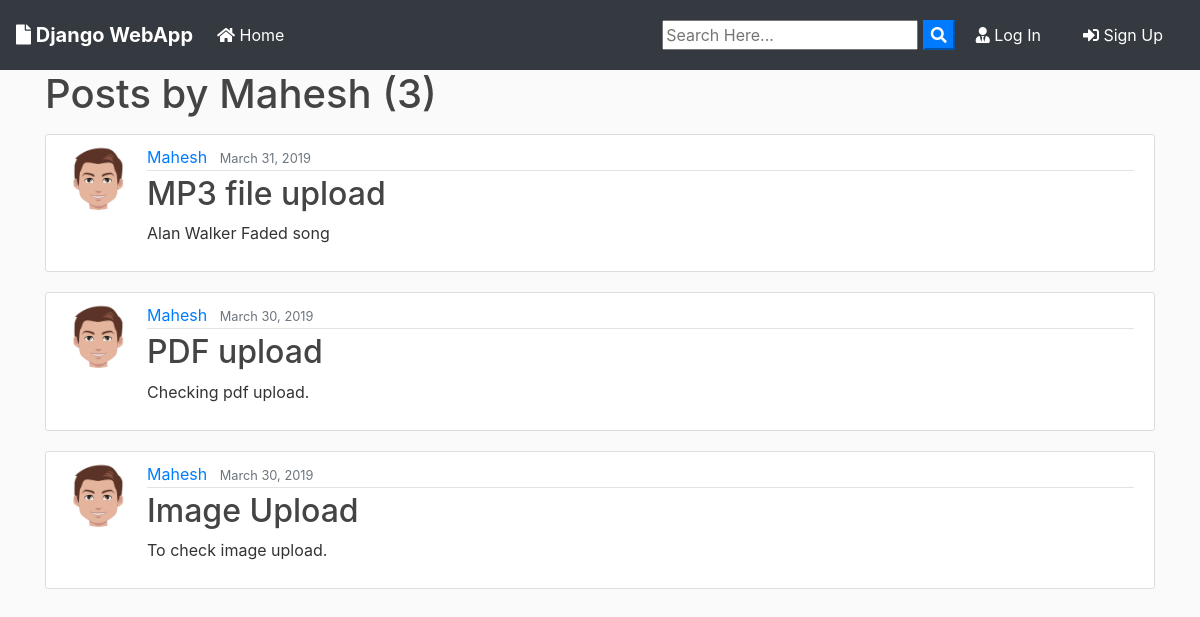
Screenshot of /user/Mahesh with the database file from the repository.
### blog/models.py (models this page shows, shortened)
class Post(models.Model):
	title = models.CharField(max_length=100)
	file = models.FileField(null=True,blank=True,upload_to='Files')
	content = models.TextField()
	date_posted = models.DateTimeField(default=timezone.now)
	author = models.ForeignKey(User, on_delete=models.CASCADE)

### users/models.py (models this page shows, shortened)
class Profile(models.Model):
    user = models.OneToOneField(User, on_delete=models.CASCADE)
    image = models.ImageField(default='default.jpg', upload_to='profile_pics')

### blog/views.py (the view)
# urls.py: path('user/<str:username>', UserPostListView.as_view(), name='user-posts'),
class UserPostListView(ListView):
    model = Post
    template_name = 'blog/user_posts.html'  # <app>/<model>_<viewtype>.html
    context_object_name = 'posts'
    paginate_by = 3
    def get_queryset(self):
        user = get_object_or_404(User, username=self.kwargs.get('username'))
        return Post.objects.filter(author=user).order_by('-date_posted')

### blog/templates/blog/user_posts.html (shortened to what this page needs)
{% extends "blog/base.html" %}
{% block content %}
    <h1 class="mb-3">Posts by {{ view.kwargs.username }} ({{ page_obj.paginator.count }})</h1>
    {% for post in posts %}
        <article class="media content-section">
          <img class="rounded-circle article-img" src="{{ post.author.profile.image.url }}">
          <div class="media-body">
            <div class="article-metadata">
              <a class="mr-2" href="{% url 'user-posts' post.author.username %}">{{ post.author }}</a>
              <small class="text-muted">{{ post.date_posted|date:"F d, Y" }}</small>
            </div>
            <h2><a class="article-title" href="{% url 'post-detail' post.id %}">{{ post.title }}</a></h2>
            <p class="article-content">{{ post.content }}</p>
          </div>
        </article>
    {% endfor %}
{% endblock content %}

### blog/static/blog/main.css (style rules this page uses)
body { background: #fafafa; color: #333333; margin-top: 0; }
h1, h2, h3, h4, h5, h6 { color: #444444; }
.content-section { background: #ffffff; padding: 10px 20px; border: 1px solid #dddddd; border-radius: 3px; margin-bottom: 20px; }
.article-title { color: #444444; }
.article-content { white-space: pre-line; }
.article-img { height: 65px; width: 65px; margin-right: 16px; }
.article-metadata { padding-bottom: 1px; margin-bottom: 4px; border-bottom: 1px solid #e3e3e3 }

### rows the page displays
Post: author.profile.image (picture), author "Mahesh", date_posted "March 31, 2019", title "MP3 file upload", content "Alan Walker Faded song"
Post: author.profile.image (picture), author "Mahesh", date_posted "March 30, 2019", title "PDF upload", content "Checking pdf upload."
Post: author.profile.image (picture), author "Mahesh", date_posted "March 30, 2019", title "Image Upload", content "To check image upload."

### other values shown
{{ view.kwargs.username }} "Mahesh"
{{ page_obj.paginator.count }} "3"
